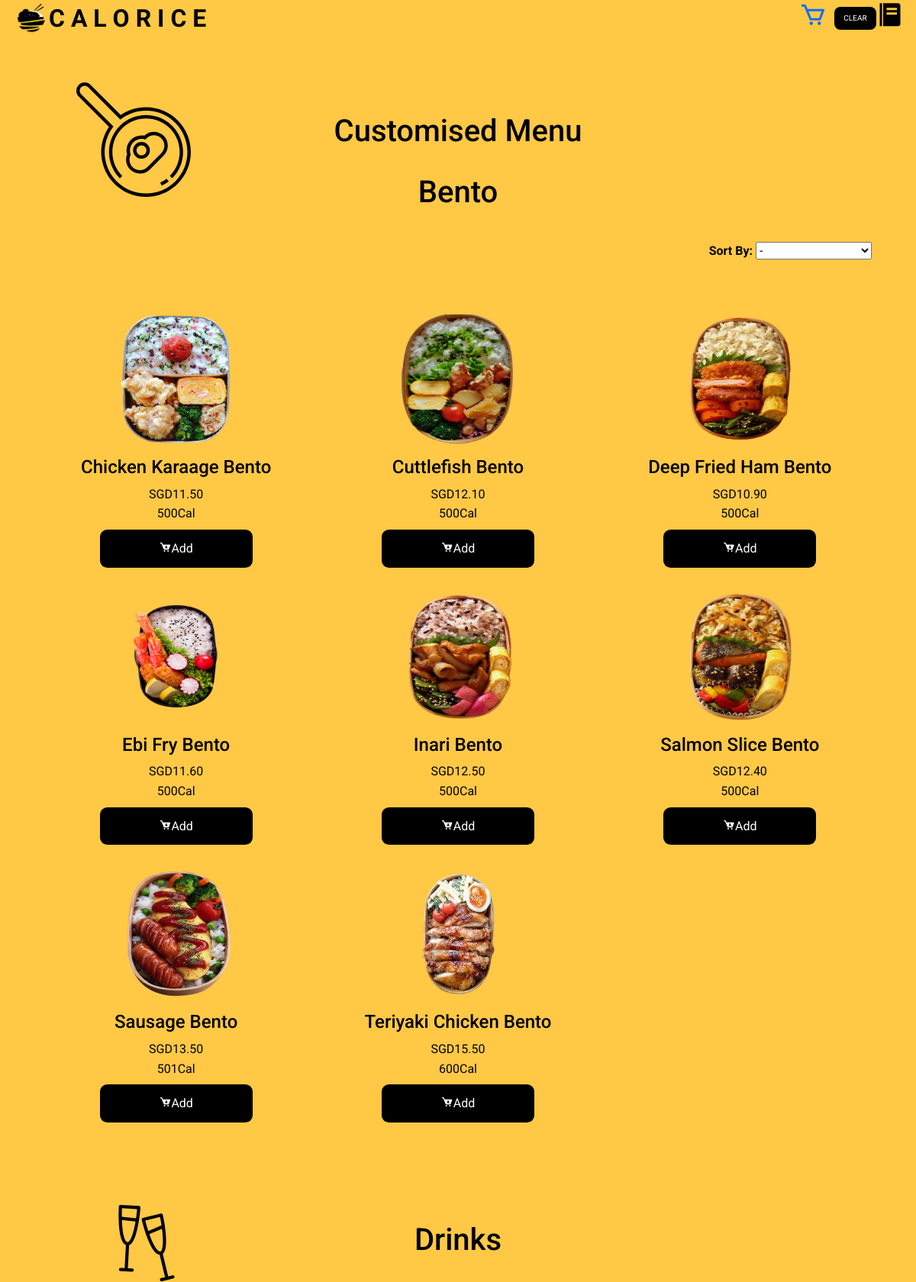
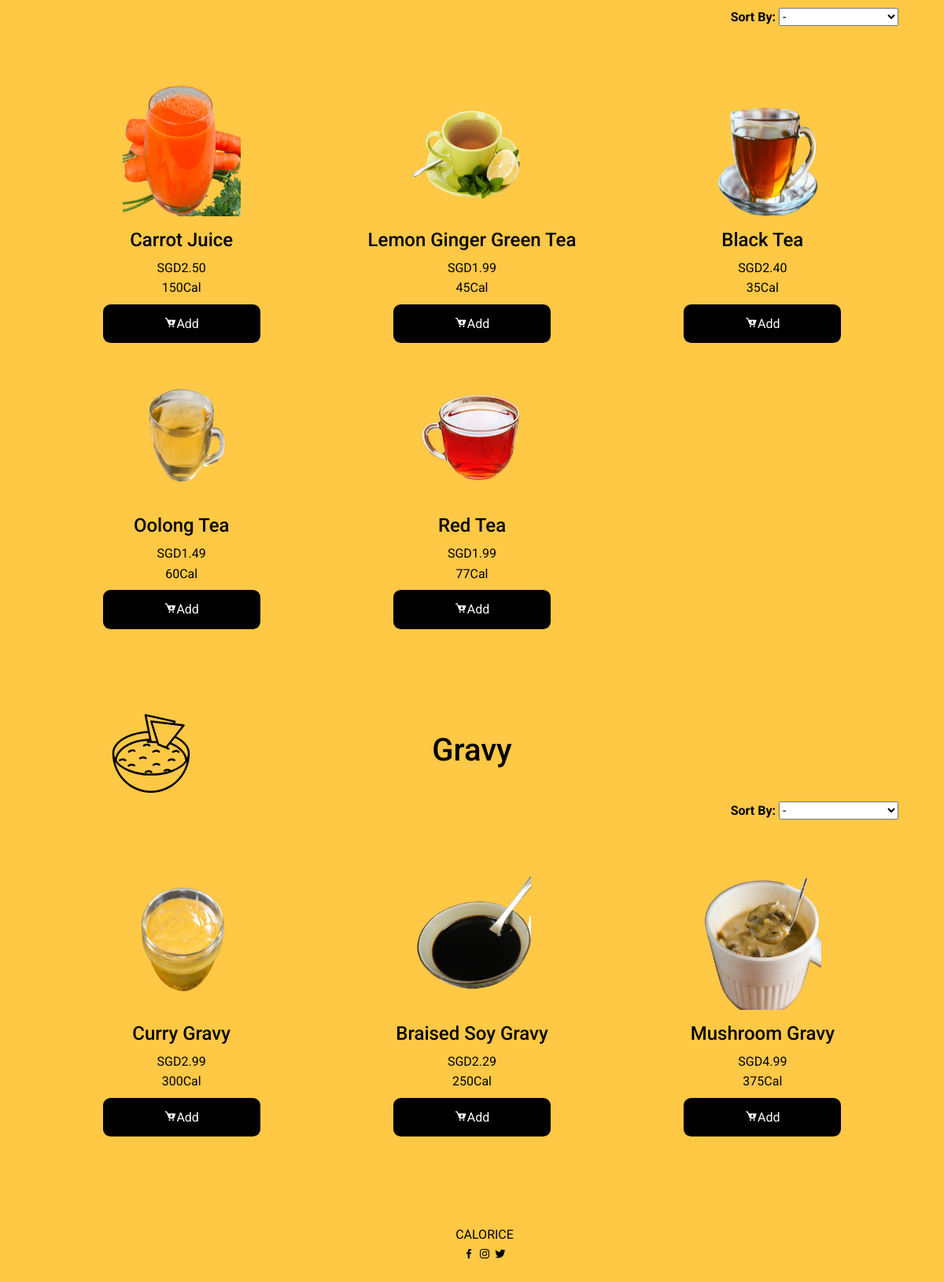
Page /menu.php on the committed database (2 pictures, top to bottom).
### tables this page shows
CREATE TABLE `food` (
  `food_id` int(11) NOT NULL,
  `food_name` varchar(255) NOT NULL,
  `food_category` varchar(128) NOT NULL,
  `food_subcategory` varchar(128) NOT NULL,
  `food_healthierchoice` smallint(6) DEFAULT '0',
  `food_vegan` smallint(6) DEFAULT NULL,
  `food_price` decimal(10,2) NOT NULL,
  `food_calories` int(11) NOT NULL,
  `food_img` varchar(256) DEFAULT NULL
);

### config/db.php (called while the page is built, shortened)
<?php
class DB {
  protected static $mdb = null;
  public static function getMDB() {
    $mdb = DB::$mdb;
    if ($mdb === null) {
      $mdb = DB::$mdb = new MeekroDB();
    }
    $mdb->sync_config();
    return $mdb;
  }
  public static function query() { $args = func_get_args(); return call_user_func_array(array(DB::getMDB(), 'query'), $args); }
}
class MeekroDB {
  public $encoding = 'latin1';
  public $connect_options = array(MYSQLI_OPT_CONNECT_TIMEOUT => 30);
  public $internal_mysql = null;
  public function __construct($host=null, $user=null, $password=null, $dbName=null, $port=null, $encoding=null, $socket=null)  {
    if ($encoding === null) $encoding = DB::$encoding;
    $this->encoding = $encoding;
  }
  public function get() {
    $mysql = $this->internal_mysql;
    if (!($mysql instanceof MySQLi)) {
      $mysql = new mysqli();
      foreach ($this->connect_options as $key => $value) {
        $mysql->options($key, $value);
      }
      $mysql->set_charset($this->encoding);
      $this->internal_mysql = $mysql;
    }
    return $mysql;
  }
  protected function preparseQueryParams() {
    $args = func_get_args();
    $sql = trim(strval(array_shift($args)));
    $args_all = $args;
    if (count($args_all) == 0) return array($sql);
    $chunkyQuery = array();
    return $chunkyQuery;
  }
  public function parseQueryParams() {
    $args = func_get_args();
    $chunkyQuery = call_user_func_array(array($this, 'preparseQueryParams'), $args);
    $query = '';
    foreach ($chunkyQuery as $chunk) {
      if (is_string($chunk)) {
        $query .= $chunk;
        continue;
      }
      $result = '';
      $query .= $result;
    }
    return $query;
  }
  protected function prependCall($function, $args, $prepend) { array_unshift($args, $prepend); return call_user_func_array($function, $args); }
  public function query() { $args = func_get_args(); return $this->prependCall(array($this, 'queryHelper'), $args, 'assoc'); }
  protected function queryHelper() {
    $args = func_get_args();
    $type = array_shift($args);
    $db = $this->get();
    $is_buffered = true;
    $row_type = 'assoc';
    $full_names = false;
    $sql = call_user_func_array(array($this, 'parseQueryParams'), $args);
    $result = $db->query($sql, $is_buffered ? MYSQLI_STORE_RESULT : MYSQLI_USE_RESULT);
    $return = array();
    while ($row = ($row_type == 'assoc' ? $result->fetch_assoc() : $result->fetch_row())) {
      $return[] = $row;
    }
    return $return;
  }
}
?>

### menu.php (the view, shortened to what this page needs)
<?php
include "config/db.php";
?>
<!DOCTYPE html>
<html lang="en">
<head>
    <link href="https://cdn.jsdelivr.net/npm/bootstrap@5.0.0-beta3/dist/css/bootstrap.min.css" rel="stylesheet">
    <link href='https://unpkg.com/boxicons@2.0.7/css/boxicons.min.css' rel='stylesheet'>
    <link rel="stylesheet" href="css/styles.css">
    <link rel="stylesheet" href="css/menu.css">
</head>
<body>
    <?php
    include "header.php";
    ?>
    <div class="panline">
            <img class="pan filter-green" src="images/pan.svg">
    </div>
    <div class="container">
        <div class="row">
            <h1 class="text-center">Customised Menu</h1>
        </div>
        <div class="row bentodiv">
            <h1 class="text-center">Bento</h1>
            <div class="searchmenu">
                <div class="sortbyoptions">
                    <b>Sort By:</b>
                    <select class="drinkssort">
                        <option><span class="text-center">-</span></option>
                    </select>
                </div>
            </div>
            <?php
                $bento = DB::query('SELECT * FROM food WHERE food_category = "Bento"');
                foreach($bento as $bento_result){
                    echo '<div class="col-lg-4 col-sm-6 menubox"><div class="row"><p class="text-center"><img src=" ';
                    echo SITE_URL . "admin/" . $bento_result['food_img'];
                    echo '" alt="" class="menu_img"></p></div><div class="row namerow"><h4 class="text-center">';
                    echo ucwords($bento_result['food_name']);
                    echo '</h4></div><div class="row pricerow"><span class="text-center">';
                    echo "SGD" . $bento_result['food_price'];
                    echo '</span></div><div class="row caloriesrow"><span class="text-center">';
                    echo $bento_result['food_calories'] . "Cal";
                    echo '</span></div><div class="row addbuttonrow"><a class="addbutton text-center" data-id="'.$bento_result['food_id'].'" ><i class="bx bxs-cart-download buy_now"></i>Add</a></div></div>
                    ';
                }
            ?>
        </div>
        <div class="panline">
            <img class="drinks filter-green" src="images/drinks.svg">
        </div>
        <div class="row drinksdiv">
            <h1 class="text-center">Drinks</h1>
            <div class="searchmenu">
                <div class="sortbyoptions">
                    <b>Sort By:</b>
                    <select class="drinkssort">
                        <option><span class="text-center">-</span></option>
                    </select>
                </div>
            </div>
            <?php
                $drinks = DB::query('SELECT * FROM food WHERE food_subcategory = "drinks"');
                foreach($drinks as $drinks_result){
                    echo '<div class="col-lg-4 col-sm-6 menubox"><div class="row"><p class="text-center"><img src=" ';
                    echo SITE_URL . "admin/" . $drinks_result['food_img'];
                    echo '" alt="" class="menu_img"></p></div><div class="row namerow"><h4 class="text-center">';
                    echo ucwords($drinks_result['food_name']);
                    echo '</h4></div><div class="row pricerow"><span class="text-center">';
                    echo "SGD" . $drinks_result['food_price'];
                    echo '</span></div><div class="row caloriesrow"><span class="text-center">';
                    echo $drinks_result['food_calories'] . "Cal";
                    echo '</span></div><div class="row addbuttonrow"><a class="addbutton text-center" data-id="'.$drinks_result['food_id'].'"><i class="bx bxs-cart-download"></i>Add</a></div></div>
                    ';
                }
            ?>
        </div>
        <div class="panline">
            <img class="gravy filter-green" src="images/sauce.svg">
        </div>
        <div class="row gravydiv" id="gravydiv">
            <h1 class="text-center">Gravy</h1>
            <div class="searchmenu">
                <div class="sortbyoptions">
                    <b>Sort By:</b>
                    <select class="gravySort" id="gravySort" onchange="gravySort();">
                        <option><span class="text-center">-</span></option>
                    </select>
                </div>
            </div>
            <?php
                $gravy = DB::query('SELECT * FROM food WHERE food_subcategory = "gravy"');
                foreach($gravy as $gravy_result){
                    echo '<div class="col-lg-4 col-sm-6 menubox"><div class="row"><p class="text-center"><img src=" ';
                    echo SITE_URL . "admin/" . $gravy_result['food_img'];
                    echo '" alt="" class="menu_img"></p></div><div class="row namerow"><h4 class="text-center">';
                    echo ucwords($gravy_result['food_name']);
                    echo '</h4></div><div class="row pricerow"><span class="text-center">';
                    echo "SGD" . $gravy_result['food_price'];
                    echo '</span></div><div class="row caloriesrow"><span class="text-center">';
                    echo $gravy_result['food_calories'] . "Cal";
                    echo '</span></div><div class="row addbuttonrow"><a class="addbutton text-center" data-id="'.$gravy_result['food_id'].'"><i class="bx bxs-cart-download"></i>Add</a></div></div>
                    ';
                }
            ?>
        </div>
    </div>
    <footer class="footer section bd-container">
        <div class="footer_container bd-grid">
            <div class="footer_content">
                <a href="index.php" class="footer_logo">CALORICE</a>
                <div>
                    <a href="" class="footer_social"><i class='bx bxl-facebook' ></i></a>
                    <a href="" class="footer_social"><i class='bx bxl-instagram' ></i></a>
                    <a href="" class="footer_social"><i class='bx bxl-twitter' ></i></a>
                </div>
            </div>
        </div>
    </footer>
</body>
</html>

### css/styles.css (style rules this page uses)
:root { --header-height:3rem; --primary-color: #ffc845; --primary-color-alt: #FFC82A; --title-color:#393939; --text-color:#000000; --text-color-light:#A6A6A6; --body-color:#ffc845; --container-color:#FFFFFF; --body-font: 'Roboto', san serif; --biggest-font-size: 2.5rem; --h1-font-size: 2rem; --h2-font-size: 1.5rem; --h3-font-size: 1rem; --normal-font-size: 1rem; --small-font-size:.0.9rem; --smaller-font-size: 0.75rem; --font-medium:500; --font-semi-bold:500; --mb-1:0.5rem; --mb-2:1rem; --mb-3:1.5rem; --mb-4:2.0rem; --mb-5:2.5rem; --mb-6:3rem; --z-tooltip:10; --z-fixed:100; }
@media screen and (min-width:768px) { :root { --biggest-font-size:4rem; --h1-font-size: 2.25rem; --h2-font-size: 1.5rem; --h3-font-size: 1.25rem; --normal-font-size: 1rem; --small-font-size:0.875rem; --smaller-font-size: 0.813rem; } }
*,::before,::after { box-sizing: border-box; }
html { scroll-behavior: smooth; }
body { margin: var(--header-height) 0 0 0; font-family: var(--body-font); font-size:var(--normal-font-size); background-color: var(--body-color); color: var(--text-color); line-height: 1.6; }
h1,h2,h3,p,ul { margin:0; }
a { text-decoration:none; }
img { max-width: 100%; height:300px; }
.section { padding: 4rem 0 2rem; }
.bd-container { max-width: 100%; width: calc(100%-2rem); margin-left:var(--mb-2); margin-right: var(--mb-2); text-align: center; justify-content: center; }
.bd-grid { display: grid; gap:1.5rem; }
.l-main, .container { padding-top: 50px ; animation: transitionIn 1s; }
.menu_img { width:250px; align-self:center; margin-bottom: var(--mb-2); }
.bx { font-family: var(--body-font); }
footer { margin: 0; padding: 0; position: relative; width:100%; height:200px; overflow: hidden; }
footer i { color: var(--text-color); }
footer a { color: var(--text-color); text-decoration: none; }

### css/menu.css (style rules this page uses)
.menu_img { width:150px; height:170px; align-self:center; margin-bottom: var(--mb-2); }
.menubox { padding: 1em 2em; }
.addbutton { display:inline-block; background-color: #000; color:#FFF; padding: 0.75rem 0; border-radius: 0.6rem; transition:0.3s; font-family: var(--body-font); cursor:pointer; width:200px; }
.searchmenu { max-width: 100%; height: 80px; display: flex; justify-content:space-between; margin-top:40px; }
.sortbyoptions { margin-right:0px; margin-left:auto; display:block; }
.bentodiv, .drinksdiv, .gravydiv { padding: 2em 1em; }
.addbuttonrow { padding-top: 0.5em; justify-content: center; }
.panline { max-width: 100%; height: 50px; display: flex; justify-content:space-between; }
.pan { width: 150px; height:150px; margin-left:100px; margin-right:auto; display:block; margin-top:60px; }
.drinks { width: 100px; height:100px; margin-left:100px; margin-right:auto; display:block; margin-top:60px; }
.gravy { width: 100px; height:100px; margin-left:100px; margin-right:auto; display:block; margin-top:60px; }

### rows in the picture
food: food_img (picture), food_name "Chicken Karaage Bento", food_price "11.50", food_calories "500"
food: food_img (picture), food_name "Cuttlefish Bento", food_price "12.10", food_calories "500"
food: food_img (picture), food_name "Deep Fried Ham Bento", food_price "10.90", food_calories "500"
food: food_img (picture), food_name "Ebi Fry Bento", food_price "11.60", food_calories "500"
food: food_img (picture), food_name "Inari Bento", food_price "12.50", food_calories "500"
food: food_img (picture), food_name "Salmon Slice Bento", food_price "12.40", food_calories "500"
food: food_img (picture), food_name "Sausage Bento", food_price "13.50", food_calories "501"
food: food_img (picture), food_name "Teriyaki Chicken Bento", food_price "15.50", food_calories "600"
food: food_img (picture), food_name "Carrot Juice", food_price "2.50", food_calories "150"
food: food_img (picture), food_name "Lemon Ginger Green Tea", food_price "1.99", food_calories "45"
food: food_img (picture), food_name "Black Tea", food_price "2.40", food_calories "35"
food: food_img (picture), food_name "Oolong Tea", food_price "1.49", food_calories "60"
food: food_img (picture), food_name "Red Tea", food_price "1.99", food_calories "77"
food: food_img (picture), food_name "Curry Gravy", food_price "2.99", food_calories "300"
food: food_img (picture), food_name "Braised Soy Gravy", food_price "2.29", food_calories "250"
food: food_img (picture), food_name "Mushroom Gravy", food_price "4.99", food_calories "375"
